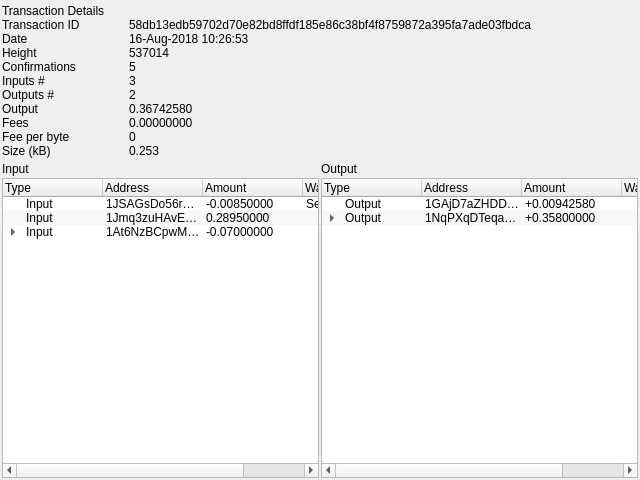
<?xml version="1.0" encoding="UTF-8"?>
<ui version="4.0">
 <class>TransactionDetailsWidget</class>
 <widget class="QWidget" name="TransactionDetailsWidget">
  <property name="geometry">
   <rect>
    <x>0</x>
    <y>0</y>
    <width>640</width>
    <height>480</height>
   </rect>
  </property>
  <property name="windowTitle">
   <string>Form</string>
  </property>
  <layout class="QVBoxLayout" name="verticalLayout_2" stretch="0">
   <property name="spacing">
    <number>2</number>
   </property>
   <property name="leftMargin">
    <number>2</number>
   </property>
   <property name="topMargin">
    <number>2</number>
   </property>
   <property name="rightMargin">
    <number>2</number>
   </property>
   <property name="bottomMargin">
    <number>2</number>
   </property>
   <item>
    <layout class="QVBoxLayout" name="verticalLayout">
     <item>
      <widget class="QFrame" name="gridFrame">
       <property name="darkFrame" stdset="0">
        <bool>true</bool>
       </property>
       <layout class="QVBoxLayout" name="verticalLayout_5">
        <property name="spacing">
         <number>0</number>
        </property>
        <property name="leftMargin">
         <number>0</number>
        </property>
        <property name="topMargin">
         <number>2</number>
        </property>
        <property name="rightMargin">
         <number>0</number>
        </property>
        <property name="bottomMargin">
         <number>2</number>
        </property>
        <item>
         <layout class="QGridLayout" name="gridLayout_2" columnstretch="2,8">
          <item row="7" column="0">
           <widget class="QLabel" name="label_13">
            <property name="text">
             <string>Inputs #</string>
            </property>
           </widget>
          </item>
          <item row="11" column="0">
           <widget class="QLabel" name="label_10">
            <property name="text">
             <string>Fee per byte</string>
            </property>
           </widget>
          </item>
          <item row="11" column="1">
           <widget class="QLabel" name="tranFeePerByte">
            <property name="text">
             <string>0</string>
            </property>
           </widget>
          </item>
          <item row="6" column="1">
           <widget class="QLabel" name="tranConfirmations">
            <property name="text">
             <string>5</string>
            </property>
           </widget>
          </item>
          <item row="6" column="0">
           <widget class="QLabel" name="label_11">
            <property name="text">
             <string>Confirmations</string>
            </property>
           </widget>
          </item>
          <item row="5" column="1">
           <widget class="QLabel" name="tranHeight">
            <property name="text">
             <string>537014</string>
            </property>
           </widget>
          </item>
          <item row="12" column="0">
           <widget class="QLabel" name="label_7">
            <property name="text">
             <string>Size (kB)</string>
            </property>
           </widget>
          </item>
          <item row="5" column="0">
           <widget class="QLabel" name="label_9">
            <property name="text">
             <string>Height</string>
            </property>
           </widget>
          </item>
          <item row="7" column="1">
           <widget class="QLabel" name="tranNumInputs">
            <property name="text">
             <string>3</string>
            </property>
           </widget>
          </item>
          <item row="4" column="0">
           <widget class="QLabel" name="label_8">
            <property name="text">
             <string>Date</string>
            </property>
           </widget>
          </item>
          <item row="3" column="0">
           <widget class="QLabel" name="label_6">
            <property name="text">
             <string>Transaction ID</string>
            </property>
           </widget>
          </item>
          <item row="9" column="0">
           <widget class="QLabel" name="label_15">
            <property name="text">
             <string>Output</string>
            </property>
           </widget>
          </item>
          <item row="8" column="0">
           <widget class="QLabel" name="label_12">
            <property name="text">
             <string>Outputs #</string>
            </property>
           </widget>
          </item>
          <item row="9" column="1">
           <widget class="QLabel" name="tranOutput">
            <property name="text">
             <string>0.36742580</string>
            </property>
           </widget>
          </item>
          <item row="12" column="1">
           <widget class="QLabel" name="tranSize">
            <property name="text">
             <string>0.253</string>
            </property>
           </widget>
          </item>
          <item row="10" column="1">
           <widget class="QLabel" name="tranFees">
            <property name="text">
             <string>0.00000000</string>
            </property>
           </widget>
          </item>
          <item row="8" column="1">
           <widget class="QLabel" name="tranNumOutputs">
            <property name="text">
             <string>2</string>
            </property>
           </widget>
          </item>
          <item row="4" column="1">
           <widget class="QLabel" name="tranDate">
            <property name="text">
             <string>16-Aug-2018 10:26:53</string>
            </property>
           </widget>
          </item>
          <item row="3" column="1">
           <widget class="QLabel" name="tranID">
            <property name="text">
             <string>58db13edb59702d70e82bd8ffdf185e86c38bf4f8759872a395fa7ade03fbdca</string>
            </property>
           </widget>
          </item>
          <item row="10" column="0">
           <widget class="QLabel" name="label_14">
            <property name="text">
             <string>Fees</string>
            </property>
           </widget>
          </item>
          <item row="2" column="0">
           <widget class="QLabel" name="label">
            <property name="text">
             <string>Transaction Details</string>
            </property>
           </widget>
          </item>
         </layout>
        </item>
       </layout>
      </widget>
     </item>
     <item>
      <widget class="QFrame" name="horizontalFrame">
       <property name="darkFrame" stdset="0">
        <bool>true</bool>
       </property>
       <layout class="QHBoxLayout" name="horizontalLayout">
        <property name="spacing">
         <number>2</number>
        </property>
        <property name="leftMargin">
         <number>0</number>
        </property>
        <property name="topMargin">
         <number>0</number>
        </property>
        <property name="rightMargin">
         <number>0</number>
        </property>
        <property name="bottomMargin">
         <number>0</number>
        </property>
        <item>
         <layout class="QVBoxLayout" name="verticalLayout_4">
          <item>
           <widget class="QLabel" name="label_3">
            <property name="text">
             <string>Input</string>
            </property>
           </widget>
          </item>
          <item>
           <widget class="QTreeWidget" name="treeInput">
            <property name="alternatingRowColors">
             <bool>true</bool>
            </property>
            <column>
             <property name="text">
              <string>Type</string>
             </property>
            </column>
            <column>
             <property name="text">
              <string>Address</string>
             </property>
            </column>
            <column>
             <property name="text">
              <string>Amount</string>
             </property>
            </column>
            <column>
             <property name="text">
              <string>Wallet</string>
             </property>
            </column>
            <item>
             <property name="text">
              <string>Input</string>
             </property>
             <property name="text">
              <string>1JSAGsDo56rEqgxf3R1EAiCgwGJCUB31Cr</string>
             </property>
             <property name="text">
              <string>-0.00850000</string>
             </property>
             <property name="text">
              <string>Settlement</string>
             </property>
            </item>
            <item>
             <property name="text">
              <string>Input</string>
             </property>
             <property name="text">
              <string>1Jmq3zuHAvEZwVhvZ2BxtncHjqV1wQzZb4</string>
             </property>
             <property name="text">
              <string>0.28950000</string>
             </property>
             <property name="text">
              <string/>
             </property>
            </item>
            <item>
             <property name="text">
              <string>Input</string>
             </property>
             <property name="text">
              <string>1At6NzBCpwMy6CvT4Z21jci91VYHgsCDED</string>
             </property>
             <property name="text">
              <string>-0.07000000</string>
             </property>
             <property name="text">
              <string/>
             </property>
             <item>
              <property name="text">
               <string>p2wsh</string>
              </property>
              <property name="text">
               <string>83665705d49c8b231580c0c7b5f063fd9ea267a692b5674648f8ae827f262191</string>
              </property>
              <property name="text">
               <string>700000</string>
              </property>
             </item>
            </item>
           </widget>
          </item>
         </layout>
        </item>
        <item>
         <layout class="QVBoxLayout" name="verticalLayout_3">
          <item>
           <widget class="QLabel" name="label_2">
            <property name="text">
             <string>Output</string>
            </property>
           </widget>
          </item>
          <item>
           <widget class="QTreeWidget" name="treeOutput">
            <property name="alternatingRowColors">
             <bool>true</bool>
            </property>
            <column>
             <property name="text">
              <string>Type</string>
             </property>
            </column>
            <column>
             <property name="text">
              <string>Address</string>
             </property>
            </column>
            <column>
             <property name="text">
              <string>Amount</string>
             </property>
            </column>
            <column>
             <property name="text">
              <string>Wallet</string>
             </property>
            </column>
            <item>
             <property name="text">
              <string>Output</string>
             </property>
             <property name="text">
              <string>1GAjD7aZHDDohqN1toP4iB2WQtqHc43Cis</string>
             </property>
             <property name="text">
              <string>+0.00942580</string>
             </property>
            </item>
            <item>
             <property name="text">
              <string>Output</string>
             </property>
             <property name="text">
              <string>1NqPXqDTeqaTiZJo1ZmJwb8fsHA9gW2Gch</string>
             </property>
             <property name="text">
              <string>+0.35800000</string>
             </property>
             <item>
              <property name="text">
               <string>p2wsh</string>
              </property>
              <property name="text">
               <string>bd22f5d19688233d1137005585e01a84c0e0bcb218a6ab3f3dab01f702ea6151</string>
              </property>
              <property name="text">
               <string>358000</string>
              </property>
             </item>
            </item>
           </widget>
          </item>
         </layout>
        </item>
       </layout>
      </widget>
     </item>
    </layout>
   </item>
  </layout>
 </widget>
 <resources/>
 <connections/>
</ui>
